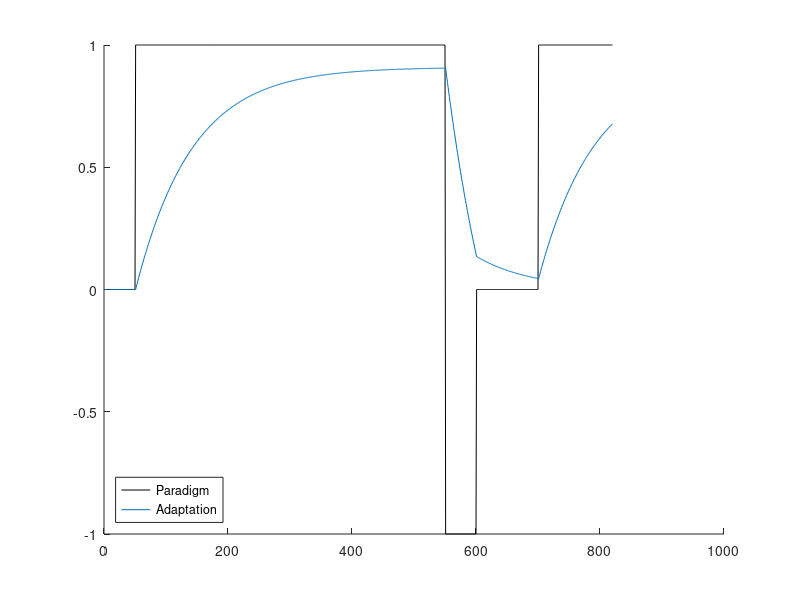
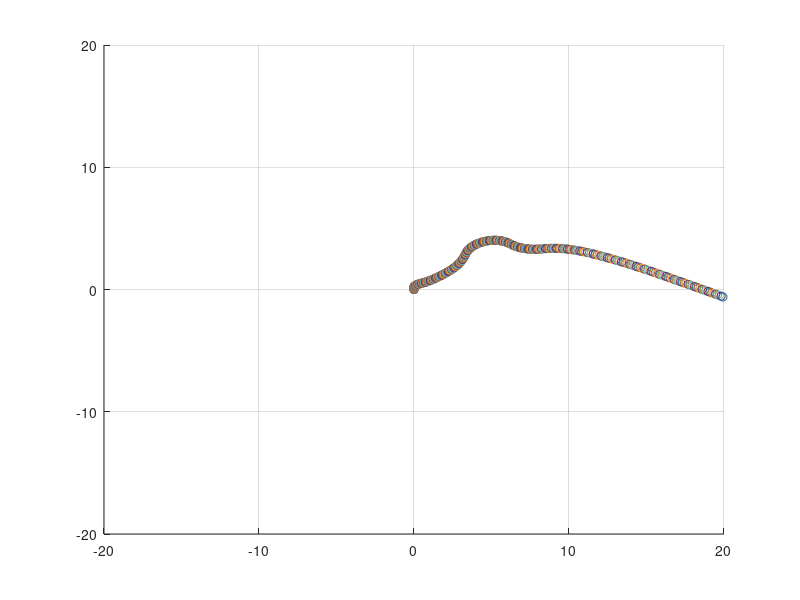
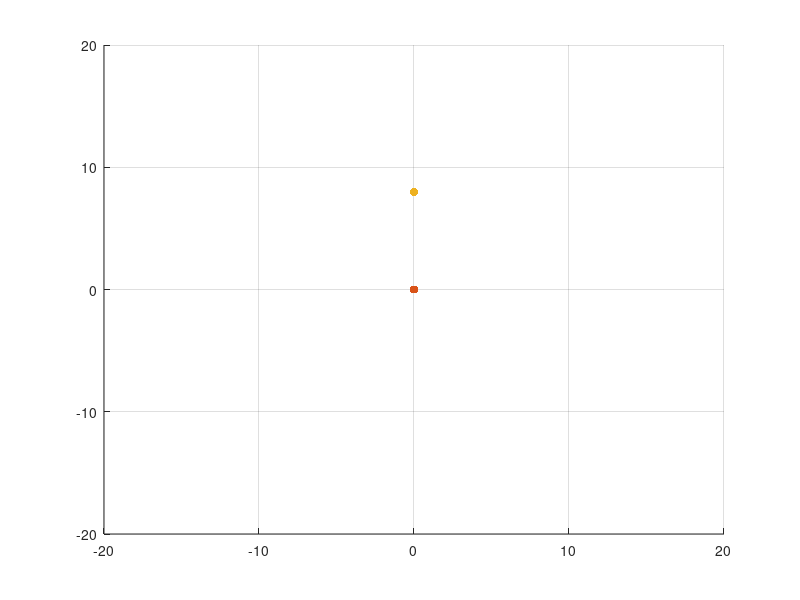

Recreate these plots in MATLAB, in order. (Note: this script raises an error after producing the figures.)
% in this code we'll try to expand the single state simulation to
% trajectories.

% let's start by showing the single state adaptation


close all

parad = [zeros(1,50) ones(1,500)  -1.*ones(1,50) zeros(1,100) ones(1,120)];
% parad = [zeros(1,50) linspace(0,1,50)  -1.*ones(1,14) zeros(1,50) ones(1,120)];

V     = 0.999;
Alpha = 0.01;
x     = zeros(1,numel(parad));

% single state
for i = 2:numel(parad)
    error = parad(i-1) - x(i-1) ;
    x(i) = V*x(i-1) + Alpha*error;
end
figure; hold on;
plot(parad, 'k');
plot(x);
legend('Paradigm', 'Adaptation', 'Location', 'southwest')
% title('single state')

%% What we would like to have:

% 1) defined force field field
% 2) represent hand as a point mass
% And then having the hand adapt to the force field

%% We'll start by simulating a point mass in 2D and apply a force on it and see the trajectory

% NOTE: everthing is represented in rows -> [x, y]

% define mass ad force
m  = 0.250;          % [kg] -> average mass of the hand
f  = [0, 0.01];   % [N]  -> force applied on the hand


% force field
angle = 90;

% simulation params
dt     = 0.1;    % [s]  -> step size
period = 40; % [s]
N      = period/dt; 

r  = [0, 0]; % initial position
v  = [0, 0]; % initial speed

% here is were the loop should be implemented
figure; grid; hold on
for i = 1:N
    
    % calculate the acceleration
    a = f./m;
    
    % update velocity
    v = a.*dt + v;
    
    % update position
    r = r + v.*dt + 0.5.*a.*dt^2;
    
    scatter(r(1), r(2)); xlim([-20,20]); ylim([-20,20]);
    
    pause(0.01)
    
    
    if mod(i,30)==0
        f = (rand(1,2)-0.5)./10; %(rand(1,2)-0.5)./10  % 0.07 .* rotateMat(v, angle);
    end
    
end

%% Now we will add a target

%% We'll start by simulating a point mass in 2D and apply a force on it and see the trajectory

% NOTE: everthing is represented in rows -> [x, y]

% define mass ad force
m  = 0.250;          % [kg] -> average mass of the hand
% f  = [0, 0.01];   % [N]  -> force applied on the hand


% force field
angle = 90;
type = 'NULL'; % 'FORCEFIELD'

% Position Information
startPos  = [0, 0];
targetPos = [0, 8];

% forces
f_goal        = [0 0];
f_hand        = [0 0];
f_forcefield  = [0 0];
f             = [0 0];

% simulation params
dt     = 0.1;    % [s]  -> step size
period = 50; % [s]
N      = period/dt; 

r  = startPos; % initial position
v  = [0, 0]; % initial speed

% here is were the loop should be implemented
figure; grid; hold on

for i = 1:N

    % compute total force applied on the hand    
    f_goal  =  (targetPos - r) .* 0.01; % must be goal-dependent (HOW DO I CALCULATE THIS?)
    f_adapt = -1 .* f_forcefield;
    f_hand  = f_adapt + f_goal; 
    f       = f_hand + f_forcefield;
    
    % calculate the acceleration
    a = f./m;
    
    % update velocity
    v = a.*dt + v;
    
    % update position
    r = r + v.*dt + 0.5.*a.*dt^2;
    
    % draw the trajectory
    scatter(r(1), r(2), '.'); xlim([-20,20]); ylim([-20,20]);
    % draw the start and target points
    scatter(startPos(1), startPos(2), 'filled', 'k');
    scatter(targetPos(1), targetPos(2), 'filled', 'r');
    % draw the force direction
    quiver(r(1), r(2), f_forcefield(1), f_forcefield(2),9);
      
    if mod(i,1)==0
        f_forcefield = 0.07 .* rotateMat(v, angle); %(rand(1,2)-0.5)./10
    end
    
    pause(0.001)
end